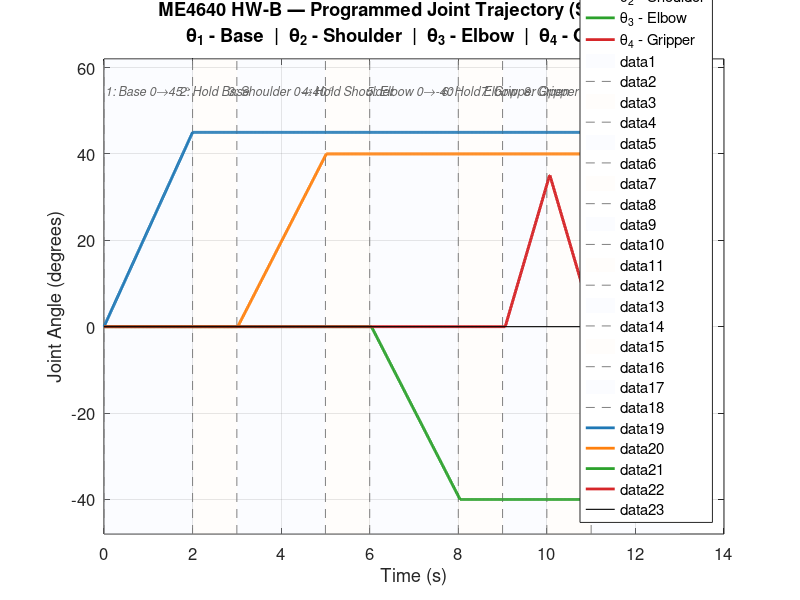
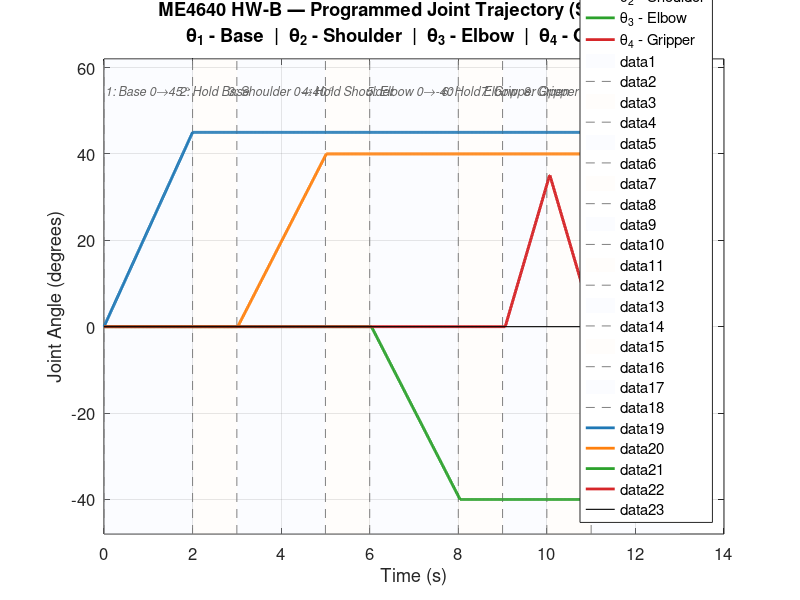

MATLAB code to generate these figures, in order:
% ============================================================
% STUDENT NAME: Paul Martin
% ME4640 Robot Homework B - Trajectory Verification Plot
%
% PURPOSE:
%   Simulates the programmed trajectory from RobotB_Martin_Trajectory.ino
%   and produces a plot of theta_1 through theta_4 vs. time.
%
% USAGE (two modes):
%   1. SIMULATION MODE (default):
%      Run this script directly. It replicates the Arduino trajectory
%      logic in MATLAB so you can verify the motion BEFORE uploading.
%
%   2. LIVE DATA MODE:
%      After running the Arduino code in verification mode (servos unpowered),
%      copy the CSV lines from Serial Monitor into a file, then set:
%          USE_SERIAL_CSV = true;
%          CSV_FILE = 'serial_output.csv';
% ============================================================

clear; close all; clc;

% ===== CONFIGURATION =====
USE_SERIAL_CSV = false;              % Set true to plot from captured Serial CSV data
CSV_FILE = 'serial_output.csv';      % CSV from Serial Monitor (time,th1,th2,th3,th4)

% ===== TRAJECTORY PARAMETERS (must match Arduino code) =====
DT = 0.010;       % simulation timestep (seconds) - matches LOOP_MS = 10 ms

% Target angles (degrees from home)
TH1_A    =  45.0;
TH2_A    =  40.0;
TH3_A    = -40.0;
TH4_OPEN =  35.0;

% Phase durations (seconds)
DURATIONS = [2.0, 1.0, 2.0, 1.0, 2.0, 1.0, 1.0, 1.0, 2.0];
PHASE_NAMES = {
    '1: Base 0→45°',
    '2: Hold Base',
    '3: Shoulder 0→40°',
    '4: Hold Shoulder',
    '5: Elbow 0→-40°',
    '6: Hold Elbow',
    '7: Gripper Open',
    '8: Gripper Close',
    '9: Return Base'
};

% ============================================================
% HELPER FUNCTION: Linear interpolation
% ============================================================
function val = lerp(a, b, t)
    t = max(0, min(1, t));  % Clamp t to [0,1]
    val = a + (b - a) * t;
end

% ============================================================
% SIMULATION FUNCTION
% ============================================================
function [times, th1_arr, th2_arr, th3_arr, th4_arr] = simulate_trajectory()
    % Access variables from base workspace
    DT = evalin('base', 'DT');
    TH1_A = evalin('base', 'TH1_A');
    TH2_A = evalin('base', 'TH2_A');
    TH3_A = evalin('base', 'TH3_A');
    TH4_OPEN = evalin('base', 'TH4_OPEN');
    DURATIONS = evalin('base', 'DURATIONS');
    
    times = [];
    th1_arr = [];
    th2_arr = [];
    th3_arr = [];
    th4_arr = [];
    
    th1 = 0.0;
    th2 = 0.0;
    th3 = 0.0;
    th4 = 0.0;
    t = 0.0;
    
    for phase_idx = 1:length(DURATIONS)
        duration = DURATIONS(phase_idx);
        
        % Store starting angles for this phase
        th1_start = th1;
        th2_start = th2;
        th3_start = th3;
        th4_start = th4;
        
        steps = round(duration / DT);
        
        for step = 0:steps
            if steps > 0
                t_frac = step / steps;
            else
                t_frac = 1.0;
            end
            
            % Update angles based on phase
            if phase_idx == 1       % Sweep th1: 0 → 45
                th1 = lerp(th1_start, TH1_A, t_frac);
            elseif phase_idx == 2   % Hold th1 at 45
                th1 = TH1_A;
            elseif phase_idx == 3   % Sweep th2: 0 → 40
                th2 = lerp(th2_start, TH2_A, t_frac);
            elseif phase_idx == 4   % Hold th2 at 40
                th2 = TH2_A;
            elseif phase_idx == 5   % Sweep th3: 0 → -40
                th3 = lerp(th3_start, TH3_A, t_frac);
            elseif phase_idx == 6   % Hold th3 at -40
                th3 = TH3_A;
            elseif phase_idx == 7   % Open gripper: 0 → 35
                th4 = lerp(th4_start, TH4_OPEN, t_frac);
            elseif phase_idx == 8   % Close gripper: 35 → 0
                th4 = lerp(th4_start, 0.0, t_frac);
            elseif phase_idx == 9   % Return th1: 45 → 0
                th1 = lerp(th1_start, 0.0, t_frac);
            end
            
            % Store values
            times = [times; t];
            th1_arr = [th1_arr; th1];
            th2_arr = [th2_arr; th2];
            th3_arr = [th3_arr; th3];
            th4_arr = [th4_arr; th4];
            
            t = t + DT;
        end
    end
end

% ============================================================
% LOAD SERIAL CSV FUNCTION
% ============================================================
function [times, th1, th2, th3, th4] = load_serial_csv(filepath)
    % Read CSV file, skipping header and comment lines
    fid = fopen(filepath, 'r');
    data = [];
    
    while ~feof(fid)
        line = fgetl(fid);
        
        % Skip comment lines, header lines, and separator lines
        if isempty(line) || line(1) == '#' || line(1) == '=' || line(1) == '-'
            continue;
        end
        if contains(lower(line), 'time_s')
            continue;
        end
        
        % Try to parse as CSV
        parts = strsplit(line, ',');
        if length(parts) == 5
            try
                row = str2double(parts);
                if ~any(isnan(row))
                    data = [data; row];
                end
            catch
                continue;
            end
        end
    end
    fclose(fid);
    
    times = data(:,1);
    th1 = data(:,2);
    th2 = data(:,3);
    th3 = data(:,4);
    th4 = data(:,5);
end

% ============================================================
% MAIN EXECUTION
% ============================================================
if USE_SERIAL_CSV
    fprintf('Loading Serial data from: %s\n', CSV_FILE);
    [t, th1, th2, th3, th4] = load_serial_csv(CSV_FILE);
    title_suffix = '(Live Serial Data)';
else
    fprintf('Running trajectory simulation...\n');
    [t, th1, th2, th3, th4] = simulate_trajectory();
    title_suffix = '(Simulated)';
end

% ===== COMPUTE PHASE BOUNDARIES =====
phase_starts = [0];
for i = 1:(length(DURATIONS)-1)
    phase_starts = [phase_starts, phase_starts(end) + DURATIONS(i)];
end
phase_starts = [phase_starts, phase_starts(end) + DURATIONS(end)];

% ===== CREATE PLOT =====
figure('Position', [100, 100, 1200, 600]);
hold on;
grid on;

% Joint angle lines
plot(t, th1, 'LineWidth', 2.0, 'Color', [0.12, 0.47, 0.71], 'DisplayName', '\theta_1 - Base');
plot(t, th2, 'LineWidth', 2.0, 'Color', [1.00, 0.50, 0.05], 'DisplayName', '\theta_2 - Shoulder');
plot(t, th3, 'LineWidth', 2.0, 'Color', [0.17, 0.63, 0.17], 'DisplayName', '\theta_3 - Elbow');
plot(t, th4, 'LineWidth', 2.0, 'Color', [0.84, 0.15, 0.16], 'DisplayName', '\theta_4 - Gripper');

% Phase shading (alternating backgrounds)
y_limits = [min(th3) - 8, max([max(th1), max(th2), 50]) + 12];
ylim(y_limits);

colors_bg = [0.94, 0.96, 1.00; 1.00, 0.97, 0.94];
for i = 1:(length(phase_starts)-1)
    t0 = phase_starts(i);
    t1 = phase_starts(i+1);
    
    % Shaded background
    fill([t0 t1 t1 t0], [y_limits(1) y_limits(1) y_limits(2) y_limits(2)], ...
         colors_bg(mod(i-1, 2)+1, :), 'EdgeColor', 'none', 'FaceAlpha', 0.25);
    
    % Phase boundary line
    plot([t0 t0], y_limits, '--', 'Color', [0.5 0.5 0.5], 'LineWidth', 0.7);
end

% Replot lines on top of shading
plot(t, th1, 'LineWidth', 2.0, 'Color', [0.12, 0.47, 0.71]);
plot(t, th2, 'LineWidth', 2.0, 'Color', [1.00, 0.50, 0.05]);
plot(t, th3, 'LineWidth', 2.0, 'Color', [0.17, 0.63, 0.17]);
plot(t, th4, 'LineWidth', 2.0, 'Color', [0.84, 0.15, 0.16]);

% Phase labels at top
y_label = y_limits(2) - 6;
for i = 1:(length(phase_starts)-1)
    t_mid = (phase_starts(i) + phase_starts(i+1)) / 2;
    text(t_mid, y_label, PHASE_NAMES{i}, ...
         'HorizontalAlignment', 'center', 'VerticalAlignment', 'top', ...
         'FontSize', 9, 'Color', [0.4 0.4 0.4], 'FontAngle', 'italic');
end

% Reference line at 0
plot([t(1) t(end)], [0 0], 'k-', 'LineWidth', 0.8);

% Formatting
xlabel('Time (s)', 'FontSize', 13);
ylabel('Joint Angle (degrees)', 'FontSize', 13);
title({['ME4640 HW-B — Programmed Joint Trajectory ' title_suffix], ...
       '\theta_1 - Base  |  \theta_2 - Shoulder  |  \theta_3 - Elbow  |  \theta_4 - Gripper'}, ...
       'FontSize', 13);
legend('Location', 'southeast', 'FontSize', 12);
set(gca, 'FontSize', 12);
grid on;
box on;

% ===== SAVE OUTPUTS =====
out_png = 'RobotB_Martin_TrajectoryPlot.png';
out_pdf = 'RobotB_Martin_TrajectoryPlot.pdf';

print(out_png, '-dpng', '-r200');
print(out_pdf, '-dpdf', '-bestfit');

fprintf('Saved: %s\n', out_png);
fprintf('Saved: %s\n', out_pdf);

fprintf('\nTrajectory verification plot complete!\n');
